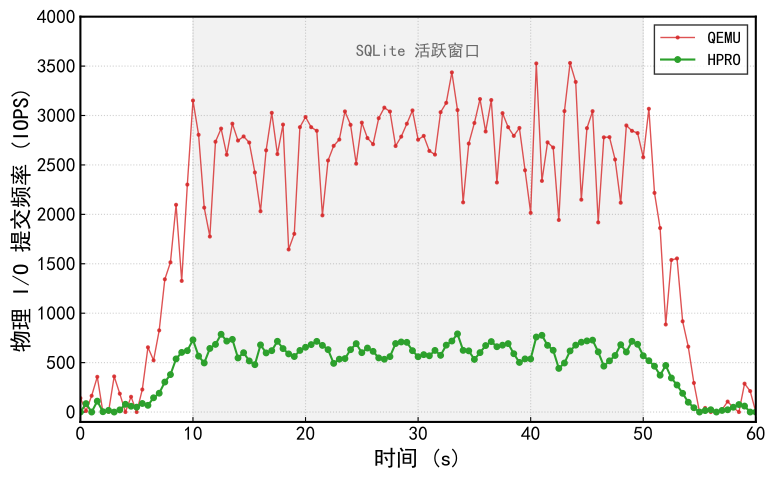

The script that saved this image:
import matplotlib.pyplot as plt
import matplotlib.font_manager as font_manager
import numpy as np

# --- 1. 字体与风格设置 ---
plt.rcParams['font.sans-serif'] = ['SimHei', 'SimSun', 'Arial Unicode MS'] 
plt.rcParams['axes.unicode_minus'] = False
plt.rcParams['font.size'] = 14
plt.rcParams['axes.linewidth'] = 1.5
plt.rcParams['axes.unicode_minus'] = False
plt.rcParams['xtick.direction'] = 'in'
plt.rcParams['ytick.direction'] = 'in'

def plot_write_coalescing_real():
    # --- 2. 数据模拟 (模拟真实采样) ---
    # 采样间隔 0.5s，共 60s -> 120个采样点
    t = np.arange(0, 60.5, 0.5)
    
    # 基础负载形状 (梯形，模拟 Benchmark 预热->稳定->结束)
    # 10s-50s 为高负载区
    base_load = np.zeros_like(t)
    for i, time in enumerate(t):
        if 10 <= time <= 50:
            base_load[i] = 1.0
        elif 5 < time < 10:
            base_load[i] = (time - 5) / 5 # 爬升
        elif 50 < time < 55:
            base_load[i] = 1.0 - (time - 50) / 5 # 下降
            
    # --- 生成 QEMU 数据 (真实特征：高频抖动 + 随机尖峰) ---
    np.random.seed(42)
    # 基准 IOPS ~ 2800
    qemu_base = 2800 * base_load
    # 添加白噪声 (White Noise)
    qemu_noise = np.random.normal(0, 200, size=len(t))
    # 添加突发尖峰 (Spikes - 模拟 Flash GC 造成的卡顿/突发)
    qemu_spikes = np.random.choice([0, -800, 600], size=len(t), p=[0.85, 0.1, 0.05])
    
    iops_qemu = qemu_base + qemu_noise + qemu_spikes
    # 底噪
    iops_qemu += np.random.normal(50, 10, size=len(t))
    iops_qemu = np.maximum(iops_qemu, 0) # 不小于0

    # --- 生成 HPRO 数据 (真实特征：低位运行 + 周期性 Flush) ---
    # 目标：平均降低 ~78%，即保留 ~22% (约 600 IOPS)
    hpro_base = 600 * base_load
    # 添加较小的抖动 (Buffer 吸收了大部分波动)
    hpro_noise = np.random.normal(0, 50, size=len(t))
    # 添加周期性 Flush 锯齿 (模拟缓冲区满落盘)
    # 模拟每 4s 一次小高峰
    hpro_sawtooth = 100 * np.sin(2 * np.pi * t / 4) * base_load
    
    iops_hpro = hpro_base + hpro_noise + hpro_sawtooth
    # 底噪
    iops_hpro += np.random.normal(20, 5, size=len(t))
    iops_hpro = np.maximum(iops_hpro, 0)

    # --- 3. 绘图 ---
    fig, ax = plt.subplots(figsize=(8, 5))

    # 绘制 QEMU (红色，带点，线细一点，表现杂乱感)
    # alpha=0.7 让密集的点不至于糊成一团，保留颗粒感
    ax.plot(t, iops_qemu, color='#d62728', linestyle='-', linewidth=1, marker='.', markersize=4, alpha=0.8, 
            label='QEMU')
    
    # 绘制 HPRO (绿色，带点，稍粗，表现稳定感)
    ax.plot(t, iops_hpro, color='#2ca02c', linestyle='-', linewidth=1.5, marker='o', markersize=4, 
            label='HPRO')

    # --- 4. 标注与细节 ---
    # 选择一个典型时刻标注差距 (例如 t=32s)
    idx = 64 # 32s 对应的索引 (32 / 0.5)
    val_q = iops_qemu[idx]
    val_h = iops_hpro[idx]
    
    # 画箭头
#     ax.annotate('', xy=(32, val_h), xytext=(32, val_q),
#                 arrowprops=dict(arrowstyle='<->', color='black', lw=1.5))
    
    # 文字说明
#     ax.text(33.5, (val_q + val_h)/2, '峰值降低 ~78%', 
#             color='black', fontsize=12, fontweight='bold', va='center')

    # 标注活跃区间背景
    ax.axvspan(10, 50, color='gray', alpha=0.1)
    ax.text(30, 3600, 'SQLite 活跃窗口', ha='center', fontsize=12, color='dimgray')

    # --- 5. 轴标签设置 ---
    ax.set_xlabel('时间 (s)', fontsize=16)
    ax.set_ylabel('物理 I/O 提交频率 (IOPS)', fontsize=16)
    
    ax.set_xlim(0, 60)
    ax.set_ylim(-100, 4000) # 稍微留点余量

    # 网格 (虚线，模拟示波器/监控面板感觉)
    ax.grid(True, linestyle=':', alpha=0.6)
    ax.set_axisbelow(True)

    # 图例
    font_prop = font_manager.FontProperties(family=['SimHei', 'SimSun'], size=12)
    ax.legend(loc='upper right', prop=font_prop, frameon=True, edgecolor='black', fancybox=False)

    plt.tight_layout()
    plt.savefig('ring.pdf', format='pdf', bbox_inches='tight')
    plt.show()

if __name__ == "__main__":
    plot_write_coalescing_real()
